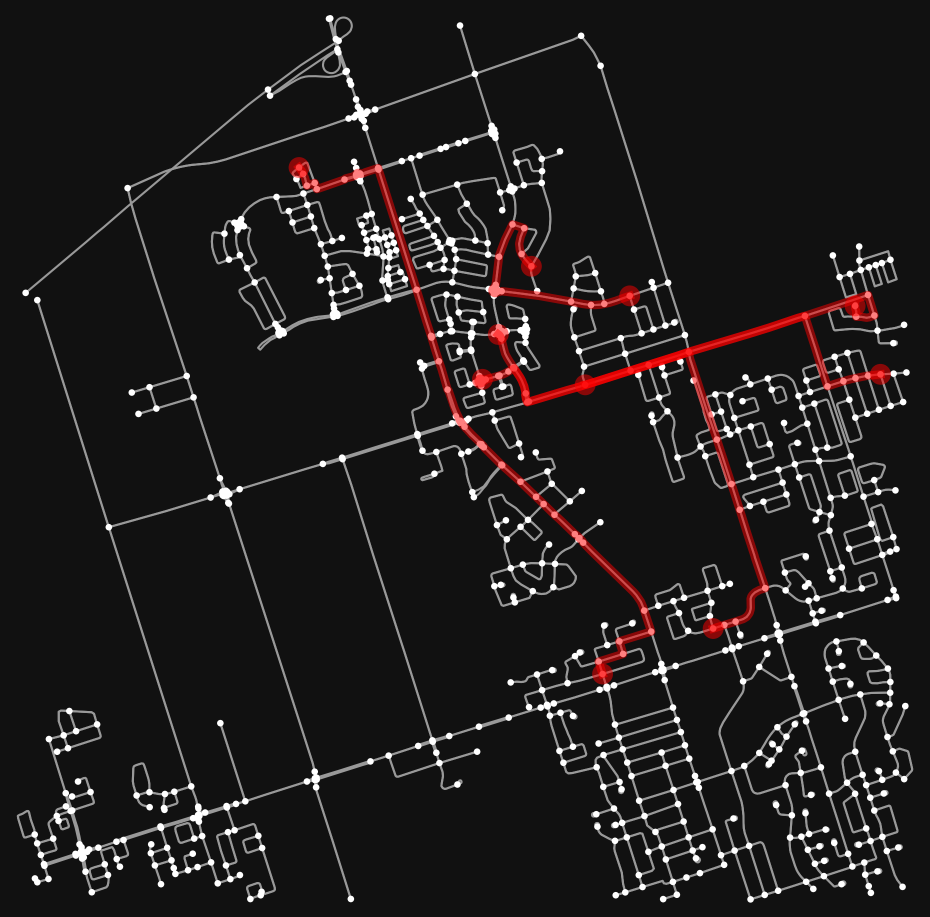
#> input picture Deep-learning-Abderrazak/images/image.png, 1860 x 1834 px (shown at 1/2 size); its folder holds only this picture in this run
$ python -i utils.py   (imports and definitions only)
#> lines starting #> are read from the running program, lines starting #| are printed output that depends on the picture; after the words box and inside, x2 and y2 are one past the last pixel; in counts of white or black regions, pixels touching at a corner belong together; long printed decimals are rounded

import os
import cv2
import time
import gc
import numpy as np
import pandas as pd
from glob import glob
import matplotlib.pyplot as plt

def get_file_tag(path):
    TAG = os.path.basename(os.path.dirname(path)) + '--' + os.path.basename(path)
    return TAG

def get_folder_tag(path):
    TAG = os.path.basename(os.path.dirname(os.path.dirname(path))) + '--' + os.path.basename(os.path.dirname(path))
    return TAG

# [83 lines left out: functions load_image, save_image, normalize_image, load_tif_as_jpg, show_image, show_input_images and 1 more, not called in this run]

def create_new_directory(DIR):
  if not os.path.exists(DIR):
    os.makedirs(DIR)

# [6 lines left out: function parent_folder, not called in this run]

def get_extension(filename):
    return os.path.splitext(filename)[1][1:]

# [81 lines left out: functions getListOfFiles, img_array_gray2rgb, split_filename, save_array_to_2rgb, save_array_to_gray, not called in this run]


import os
import xml.etree.cElementTree as ET
from PIL import Image

# [251 lines left out: functions create_file, create_root, create_object_annotation, get_box_coordinate, save_xml_mask_annotations, create_object_boxes, not called in this run]

#%%######################   BOUNDING BOXES CONVERTIONS   ######################

# source:: https://christianbernecker.medium.com/convert-bounding-boxes-from-coco-to-pascal-voc-to-yolo-and-back-660dc6178742
# Converting Coco
def coco_to_pascal_voc(x1, y1, w, h):
    return [x1,y1, x1 + w, y1 + h]

def coco_to_yolo(x1, y1, w, h, image_w, image_h):
    return [((2*x1 + w)/(2*image_w)) , ((2*y1 + h)/(2*image_h)), w/image_w, h/image_h]

# Converting Pascal_voc
def pascal_voc_to_coco(x1, y1, x2, y2):
    return [x1,y1, x2 - x1, y2 - y1]

def pascal_voc_to_yolo(x1, y1, x2, y2, image_w, image_h):
    return [((x2 + x1)/(2*image_w)), ((y2 + y1)//(2*image_h)), (x2 - x1)/image_w, (y2 - y1)/image_h]

# Converting Yolo
# [94 lines left out: functions yolo_to_coco, yolo_to_pascal_voc, plot_cv_bbox, plot_dsp_detection, DSP_road_inspection, not called in this run]

############ Segmentation from input image texture [DSP-segmentation]  ######################
from skimage.filters import sobel
from skimage.color import rgb2gray, gray2rgb
from skimage.segmentation import felzenszwalb, slic, quickshift, watershed
from skimage.segmentation import mark_boundaries
from skimage.util import img_as_float
import cv2

# [38 lines left out: functions create_circular_mask, relax_mask, mask_relaxation_cercle, not called in this run]

def background_removel(img, bs_level=1, disp=1):
    '''
    2D background subtruction/removal
    bs_level : backgound subtruction: 0) disabled 1) outer-backround removal 2) all background removal
    '''
    if bs_level==1 :
        mask = compute_outer_mask(img, disp=disp)
    elif bs_level==2:
        if len(img.shape)==3:
            img_gray=rgb2gray(img)
        else:
            img_gray = img
        # create a binary thresholded image
        _, binary = cv2.threshold(img_gray, 0.5*img_gray.max(), img_gray.max(), cv2.THRESH_BINARY_INV)
        # masks further processing
        mask = mask = invert_binary_mask(binary)
    else:
        mask = 1+np.copy(img)

    # sompute the masked image
    img_=np.empty_like(img)
    if len(img.shape)==3:
        img_= np.multiply(img, gray2rgb(mask) )
    else:
        img_= np.multiply(img, mask )
    return img_, mask

def invert_binary_mask(arr):
    '''
    invert binary mask such that  1 <--> 0.
    arr: input binary 0/1 array
    '''
    val=np.sort(np.unique(arr))
    if len(val)==2:
        where_0 = np.where(arr == val[0])
        where_1 = np.where(arr == val[1])
        arr[where_0] = 1
        arr[where_1] = 0
    else:
        msg=f'Error: the input mask is not a binary mask. it contain {len(val)} different values {val}:  '
        print(msg)
        return arr
        # raise Exception(msg)
    return arr

def backgroung_statistics(mask, img_gray):
    idx_bckgnd = np.where(mask == 0)
    mean_bckgnd = [np.mean(img_gray[idx_bckgnd])]
    std_bckgnd = [np.std(img_gray[idx_bckgnd])]
    return mean_bckgnd, std_bckgnd


# [55 lines left out: function compute_outer_mask, not called in this run]

def search_similar_segment(input_mean , input_std, mean_, std_, mean_th=0.2, std_th=0.2):
    seg_new = -1
    dm = np.inf; ds = np.inf
    for cnt, (m, s) in enumerate(zip(mean_, std_)):
        if m*(1-mean_th) <= input_mean <= m*(1+mean_th) :
            if std_th==0.0 or  input_std <= std_th*s : #  input_std**2 <= (s**2)*(1+std_th) :# (s**2)*(1-std_th) <=
                if np.abs(input_std-m) < dm and np.abs(input_std-s) < ds:
                    seg_new = cnt
                    dm = np.abs(input_std-m)
                    ds = np.abs(input_std-s)

    # if no similar region is found
    if seg_new == -1:
        seg_new = len(mean_)
        mean_.append(input_mean)
        std_.append(input_std)

    return seg_new, mean_, std_

def refine_segment_statistic(segments, img, mean_th=0.2, std_th=0.2, nb_defect_segment=1, mean_=[], std_=[]):
    print(f'\n--> Segments refininment : background statistics= mean={mean_}, std={std_}')
    list_segments= np.unique(segments)
    # print('list_segments=', list_segments)
    segments_slic_refined=np.empty_like(segments)
    for seg in list_segments:
        idx = np.where(segments == seg)
        vals= img[idx][:]
        mean , st = vals.mean(), vals.std()
        # print(f'segment{seg}, mean={mean}, std={st}')
        seg_new, mean_, std_ = search_similar_segment(mean , st, mean_, std_, mean_th, std_th)

        # assign new refined segment
        segments_slic_refined[idx] = seg_new

    # get the defect
    detected_defect=np.empty_like(segments_slic_refined)
    segments_label = np.unique(segments_slic_refined)
    list_means = np.sort(mean_)
    # input(f'FLAG: \n list_means={list_means} \n segments_label={segments_label} \n mean_={mean_} \n nb_defect_segment = {nb_defect_segment}')
    idx=np.where( mean_ <=list_means[nb_defect_segment-1])

    defect_list = segments_label[idx]
    for defect in defect_list:
        if defect!=0:
            idx_defect = np.where(segments_slic_refined==defect)
            detected_defect[idx_defect]=1.0#defect

    return segments_slic_refined, detected_defect

def segment_image_DSP(img0, n_segments=1000, compactness=10, mean_th=0.3, std_th=0.9, nb_defect_segment=3, disp=1):
    # Adaptive Equalization
    from skimage import exposure
    img = exposure.equalize_adapthist(img0, clip_limit=0.03)
    # Convert the image to grayscale
    img_gray=rgb2gray(img)
    # background removal
    img_, mask = background_removel(img, bs_level=2, disp=disp)

    mean_bckgnd, std_bckgnd = backgroung_statistics(mask, img_gray)

    # fig, ax = plt.subplots(2, 2, figsize=(10, 10), sharex=True, sharey=True)
    # ax[0, 0].imshow(np.multiply(img_gray, mask1 ))
    # ax[0, 0].set_title('image*mask')
    # ax[0, 1].imshow(mask1)
    # ax[0, 1].set_title('mask')
    # ax[1, 0].imshow(np.multiply(img_gray, mask ), cmap='jet')
    # ax[1, 0].set_title('image* outer-mask')
    # ax[1, 1].imshow(mask)#mark_boundaries(img, segments_slic_refined))
    # ax[1, 1].set_title('outer-mask ')

    ##https://scikit-image.org/docs/dev/auto_examples/segmentation/plot_segmentations.html
    # segments_slic = slic(img, n_segments=n_segments, compactness=compactness, sigma=0.5, start_label=1)

    segments_slic_1 = slic(img, n_segments=n_segments, compactness=compactness, sigma=0.5, start_label=1)

    segments_slic_2 = np.multiply(segments_slic_1, mask)

    segments_slic_refined, detected_defect = refine_segment_statistic(segments_slic_2, img_gray, mean_th=mean_th, std_th=std_th, \
                                                                       nb_defect_segment=nb_defect_segment, mean_=mean_bckgnd, std_=std_bckgnd)
    # display
    if disp>=1:
        print(f'img max={img.max()}, gray img max={img_gray.max()}')
        # Figure of comparison
        fig, ax = plt.subplots(2, 2, figsize=(10, 10), sharex=True, sharey=True)
        ax[0, 0].imshow(mark_boundaries(img, segments_slic_1))
        ax[0, 0].set_title(f'SLIC segment Boundaries [{len(np.unique(segments_slic_1))} segments]')
        ax[1, 0].imshow(img)#mark_boundaries(img, segments_slic_refined))
        ax[1, 0].set_title('Original image')
        ax[0, 1].imshow(segments_slic_refined, cmap='hot')
        ax[0, 1].set_title(f'proposed SLIC segments refining [{len(np.unique(segments_slic_refined))} segments]')
        ax[1, 1].imshow(img, interpolation='none', origin='lower')
        # ax[1, 1].imshow(segments_slic_refined, cmap='hot', interpolation='none', alpha=0.4)
        ax[1, 1].imshow(detected_defect, cmap='Reds', interpolation='none', alpha=0.4)
        ax[1, 1].set_title(f'Defect detection [defect_th = {nb_defect_segment} segments] ')

        for a in ax.ravel():
            a.set_axis_off()

        plt.tight_layout()
        plt.show()

    return segments_slic_refined

# [74 lines left out: functions count_pixels, segmenting_road, DSP_segmentation, not called in this run]

>>> import cv2
>>> picture = cv2.cvtColor(cv2.imread('../images/image.png'), cv2.COLOR_BGR2RGB)
>>> result = segment_image_DSP(picture)
#> in background_removel, `_, binary = cv2.threshold(img_gray, 0.5*img_gray.max(), img_gray.max()..`:
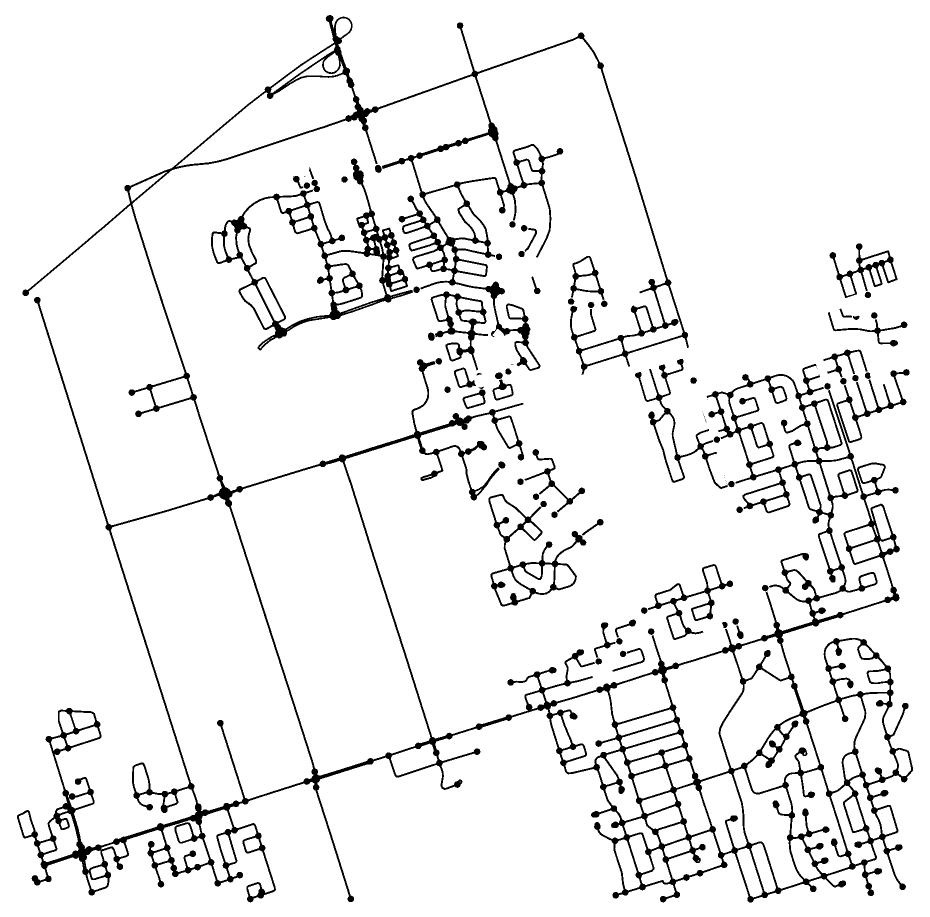
#> binary: shape (1834, 1860) float64 (shown at 1/2 size); values 0 (black) and 1 (white), 93.4% white; 84 black regions (16 under 20 px), largest, box (x1, y1, x2, y2) and area: (34, 30, 1826, 1805) 167675, (422, 317, 826, 701) 18473, (977, 988, 1173, 1213) 6144
#> in invert_binary_mask, `val=np.sort(np.unique(arr))`: val = [0, 1]
#> in invert_binary_mask, `where_0 = np.where(arr == val[0])`: where_0 = 224552 positions, rows 30 to 1804, columns 34 to 1825
#> in invert_binary_mask, `where_1 = np.where(arr == val[1])`: where_1 = 3186688 positions, rows 0 to 1833, columns 0 to 1859
#> in invert_binary_mask, `arr[where_0] = 1`:
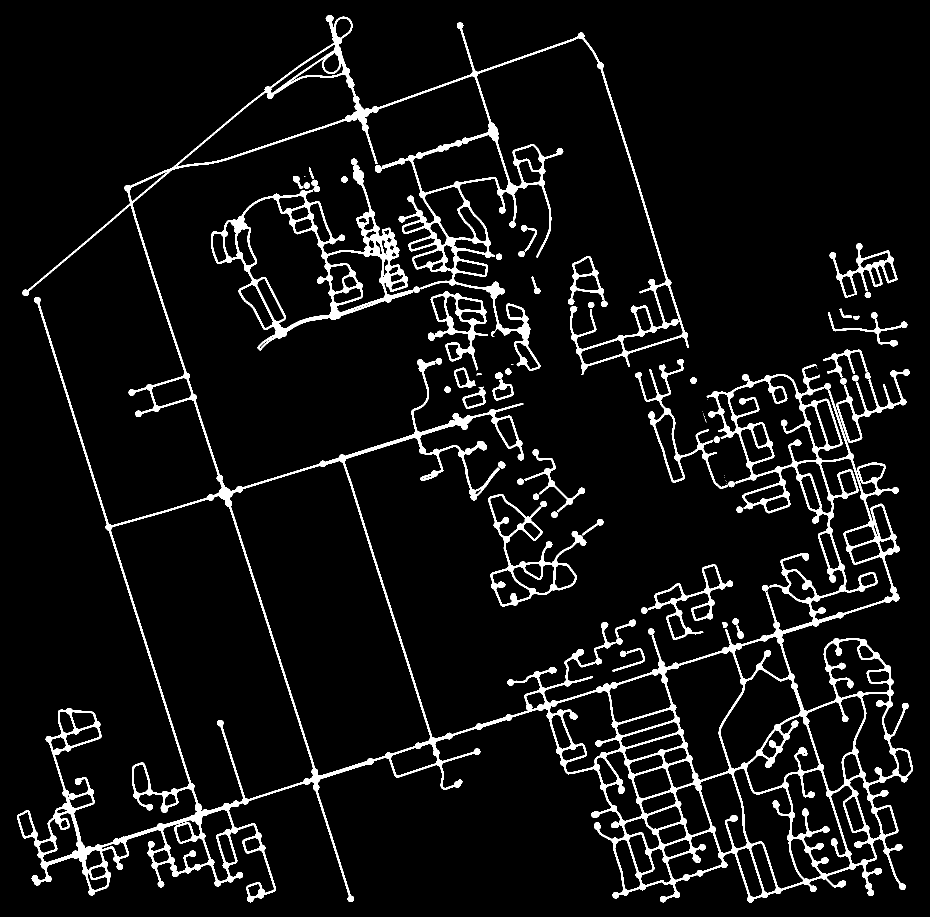
#> arr: shape (1834, 1860) float64 (shown at 1/2 size); values 1 (black) and 1 (white), 6.6% white; 84 white regions (16 under 20 px), largest, box (x1, y1, x2, y2) and area: (34, 30, 1826, 1805) 167675, (422, 317, 826, 701) 18473, (977, 988, 1173, 1213) 6144
#> in backgroung_statistics, `idx_bckgnd = np.where(mask == 0)`: idx_bckgnd has the same summary as where_1 in invert_binary_mask
#> in backgroung_statistics, `mean_bckgnd = [np.mean(img_gray[idx_bckgnd])]`: mean_bckgnd = [0.00944]
#> in backgroung_statistics, `std_bckgnd = [np.std(img_gray[idx_bckgnd])]`: std_bckgnd = [0.0531]
#> in segment_image_DSP, `mean_bckgnd, std_bckgnd = backgroung_statistics(mask, img_gray)`: mean_bckgnd = [0.00944]; std_bckgnd = [0.0531]
#> in segment_image_DSP, `segments_slic_1 = slic(img, n_segments=n_segments, compactness=compact..`:
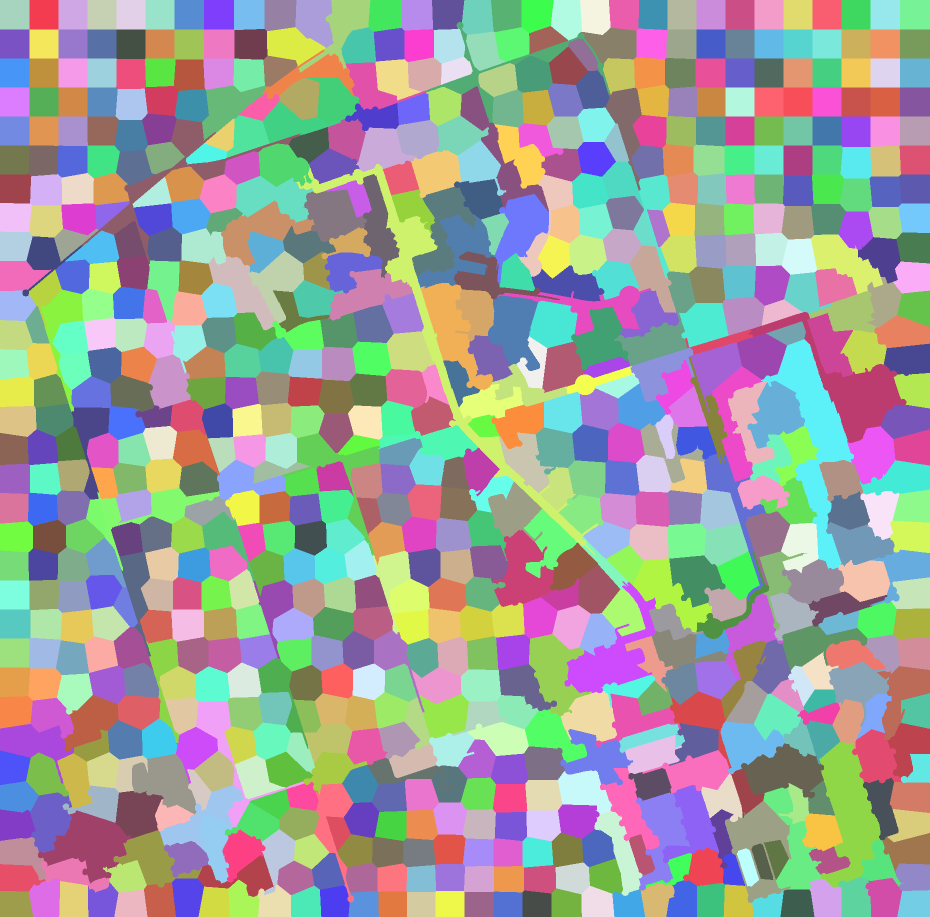
#> segments_slic_1: shape (1834, 1860) int64 (shown at 1/2 size); 796 distinct labels, from 1 to 796; one colour per label, 0 black
#| --> Segments refininment : background statistics= mean=[0.009437], std=[0.0531]
#> in refine_segment_statistic, `list_segments= np.unique(segments)`: list_segments = 339 values from 0 to 785
#> the loop in refine_segment_statistic, `for seg in list_segments:` made 339 passes
#> after the loop in refine_segment_statistic, `for seg in list_segments:`:
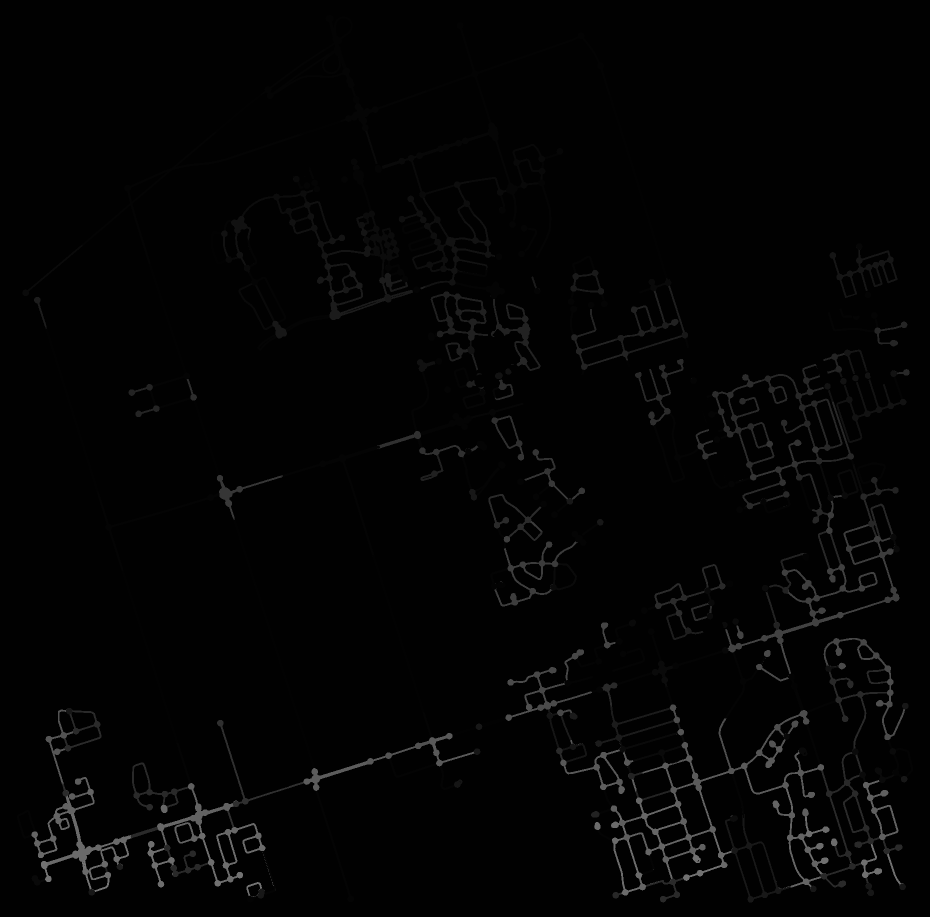
#> segments_slic_refined: shape (1834, 1860) float64 (shown at 1/2 size); min 1, max 115, mean 3.4
#> after the loop in refine_segment_statistic, `for seg in list_segments:`: mean_ = 116 values, max 0.865 at index 11, min 0.00944 at index 0, mean 0.757; std_ = 116 values, max 0.218 at index 42, min 0.0258 at index 2, mean 0.198
#> in refine_segment_statistic, `segments_label = np.unique(segments_slic_refined)`: segments_label = 115 values from 1 to 115
#> in refine_segment_statistic, `list_means = np.sort(mean_)`: list_means = 116 values from 0.00944 to 0.865
#> in refine_segment_statistic, `idx=np.where( mean_ <=list_means[nb_defect_segment-1])`: idx = ([0, 1, 2],)
#> in refine_segment_statistic, `defect_list = segments_label[idx]`: defect_list = [1, 2, 3]
#> the loop in refine_segment_statistic, `for defect in defect_list:` made 3 passes
#> idx_defect on passes 1 to 3: 3186688 positions, rows 0 to 1833, columns 0 to 1859, 10760 positions, rows 46 to 1782, columns 49 to 1545, 5501 positions, rows 30 to 1804, columns 493 to 1617
#> after the loop in refine_segment_statistic, `for defect in defect_list:`: detected_defect: shape (1834, 1860) float64; values 0 (black) and 1 (white), 93.9% white; 113 black regions (34 under 20 px), largest, box (x1, y1, x2, y2) and area: (1011, 728, 1826, 1805) 77997, (34, 1416, 961, 1804) 28917, (442, 317, 826, 701) 18106
#| img max=1.0, gray img max=0.9997
#> in segment_image_DSP, `plt.show()`:
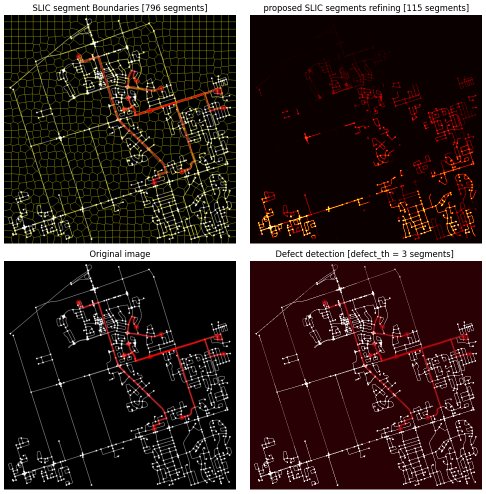
#> figure drawn by matplotlib, 4 panels
